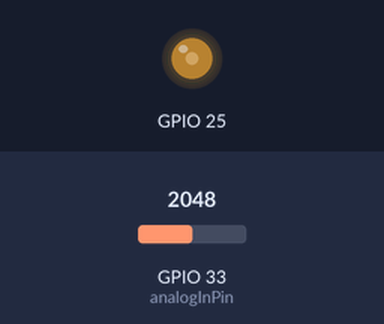
Bench run of a sketch on a simulated ESP32. Shown: output pins drawn as LEDs (lit = HIGH). The inputs (shaded band) are chosen by the test bench; at power-on: GPIO 33 (analogInPin) = 2048. What the sketch prints to the serial monitor is not drawn.

Above: at 0.1 s.
Timing chart, 0 to 1.6 s (numbered marks = the images above):
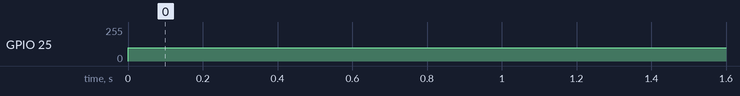

Measured:
- by itself, GPIO 25: 0/255 → 100/255 at 0.00 s

The sketch:

Current_Sen_with_ESP32.ino
```cpp
const int analogInPin = 33; // Replace with your chosen ESP32 analog input pin
const float adcReferenceVoltage = 3.3; // ADC reference voltage of the ESP32
const float acs758Sensitivity = 0.04; // Sensitivity of ACS758 (40mV/A)

#define CURRENT_SENSOR_AC (1)

void setup()
{
  Serial.begin(115200);

}

void loop()
{
int adcValue = analogRead(analogInPin);
float voltage = adcValue * adcReferenceVoltage / 4095; // Convert ADC reading to voltage


#ifdef CURRENT_SENSOR_AC
float current = voltage / acs758Sensitivity; // Calculate current using ACS758 sensitivity
#else
current = voltage / SENSE_RESISTOR;
#endif
analogWrite(25, 100);

Serial.print("Raw ADC Value: ");
Serial.print(adcValue);
Serial.print(" Voltage: ");
Serial.print(voltage, 4);
Serial.print("V Current: ");
Serial.print(current, 4);
Serial.println("A");

delay(1000); // Delay for stability
}

//const int senseIn = 33;
//int miliVoltsPerAmp = 40; //See the diagram for scale factors
//int acOffset = 2500;  //See the diagram for offset value
//int rawSense = 0;
//double voltageValue = 0;
//double amp = 0;
//
//void setup(){
//    while(!Serial){
//  Serial.begin(115200); //If serial is available
//}
//  Serial.println("14CORE | ACS758 Test Code");
//  Serial.println("Initializing ............");
//  delay(2000);
//}
//
//void loop(){
//    rawSense = analogRead(senseIn);
//    voltageValue = (rawSense / 4096.0) * 1100;
//    amp = ((voltageValue - acOffset)/miliVoltsPerAmp);
//    Serial.println("RAW VALUE > ");
//    Serial.println("rawSense");
//    Serial.println("MiliVolts > "); //Print measured voltageValue
//    Serial.println("voltageValue, 3"); //Set display 3 digits after decimal point
//    Serial.println("AMPS > ");
//    Serial.println(amp, 3);
//    delay(1000);
//}
```
